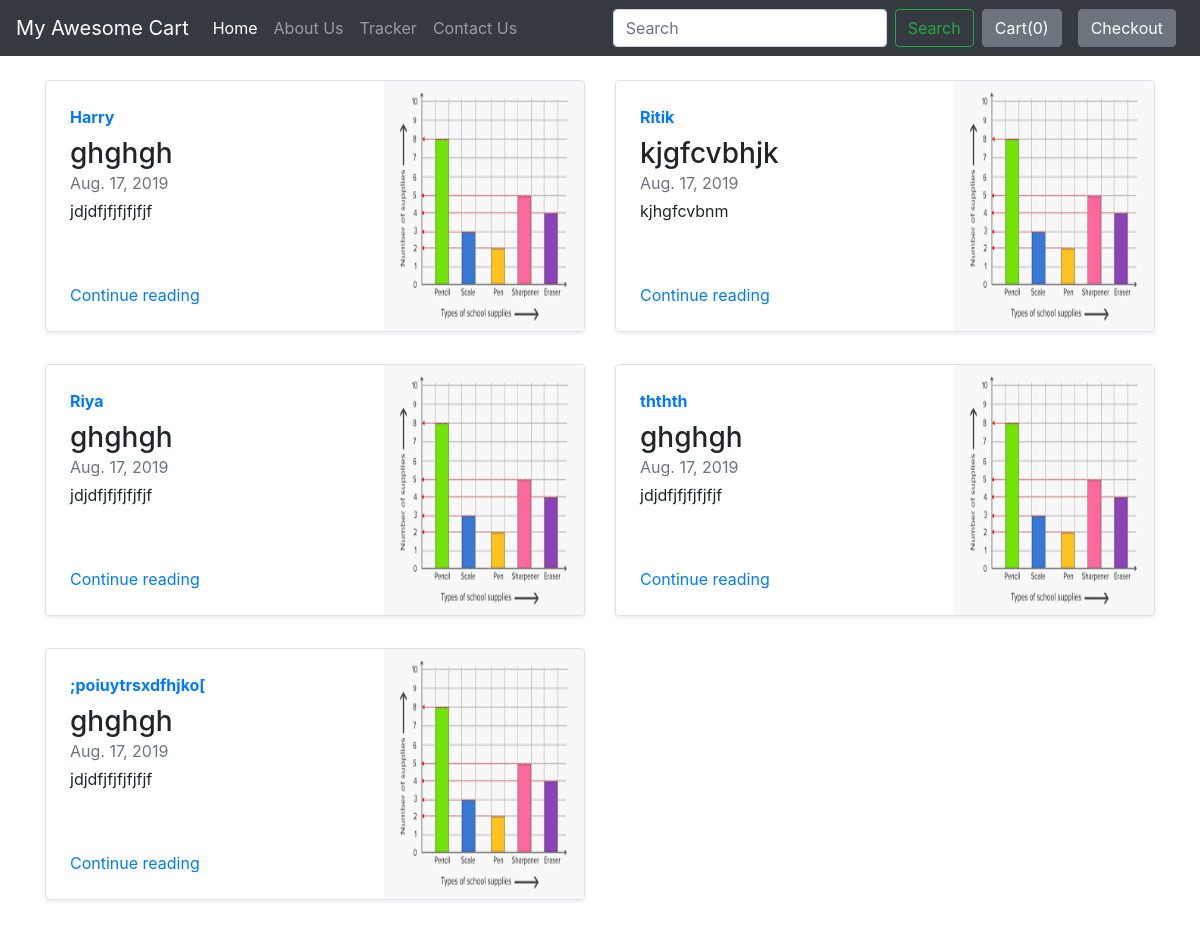
Screenshot of /blog/ with the database file from the repository.
### blog/models.py (models this page shows)
class Blogpost(models.Model):
	post_id=models.AutoField(primary_key=True)
	title=models.CharField(max_length=50)
	head0=models.CharField(max_length=500,default="")
	chead0=models.CharField(max_length=5000,default="")
	head1=models.CharField(max_length=500,default="")
	chead1=models.CharField(max_length=5000,default="")
	head2=models.CharField(max_length=500,default="")
	chead2=models.CharField(max_length=5000,default="")
	pub_date=models.DateField()
	thumbnail=models.ImageField(upload_to="blog/images",default="")
	def __str__(self):
		return self.title

### blog/views.py (the view)
# urls.py: path('',views.index,name="bloghome"),
def index(request):
	myposts=Blogpost.objects.all()
	print(myposts)
	return render(request,'blog/index.html',{'myposts':myposts})

### blog/templates/blog/index.html (shortened to what this page needs)
{% extends 'blog/basic.html' %}
  {%block body%}
    {% load static %}
    <div class="container mt-4">
    <div class="row mb-2">
      {% for item in myposts %}
    <div class="col-md-6">
      <div class="row no-gutters border rounded overflow-hidden flex-md-row mb-4 shadow-sm h-md-250 position-relative">
        <div class="col p-4 d-flex flex-column position-static">
          <strong class="d-inline-block mb-2 text-primary">{{item.title}}</strong>
          <h3 class="mb-0">{{item.head0}}</h3>
          <div class="mb-1 text-muted">{{item.pub_date}}</div>
          <p class="card-text mb-auto">{{item.chead0}}</p>
          <a href="blogpost/{{item.post_id}}" class="stretched-link">Continue reading</a>
        </div>
        <div class="col-auto d-none d-lg-block">
          <img src="/media/{{item.thumbnail}}" class="bd-placeholder-img" width="200" height="250" aria-label="Placeholder: Thumbnail"/>
        </div>
      </div>
    </div>
    {% if forloop.counter|divisibleby:2 %}
  </div><div class="row mb-2">{% endif %}{% endfor %}</div>
  {%endblock%}

### rows the page displays
Blogpost: title "Harry", head0 "ghghgh", pub_date "Aug. 17, 2019", chead0 "jdjdfjfjfjfjfjf", thumbnail (picture)
Blogpost: title "Ritik", head0 "kjgfcvbhjk", pub_date "Aug. 17, 2019", chead0 "kjhgfcvbnm", thumbnail (picture)
Blogpost: title "Riya", head0 "ghghgh", pub_date "Aug. 17, 2019", chead0 "jdjdfjfjfjfjfjf", thumbnail (picture)
Blogpost: title "ththth", head0 "ghghgh", pub_date "Aug. 17, 2019", chead0 "jdjdfjfjfjfjfjf", thumbnail (picture)
Blogpost: title ";poiuytrsxdfhjko[", head0 "ghghgh", pub_date "Aug. 17, 2019", chead0 "jdjdfjfjfjfjfjf", thumbnail (picture)
